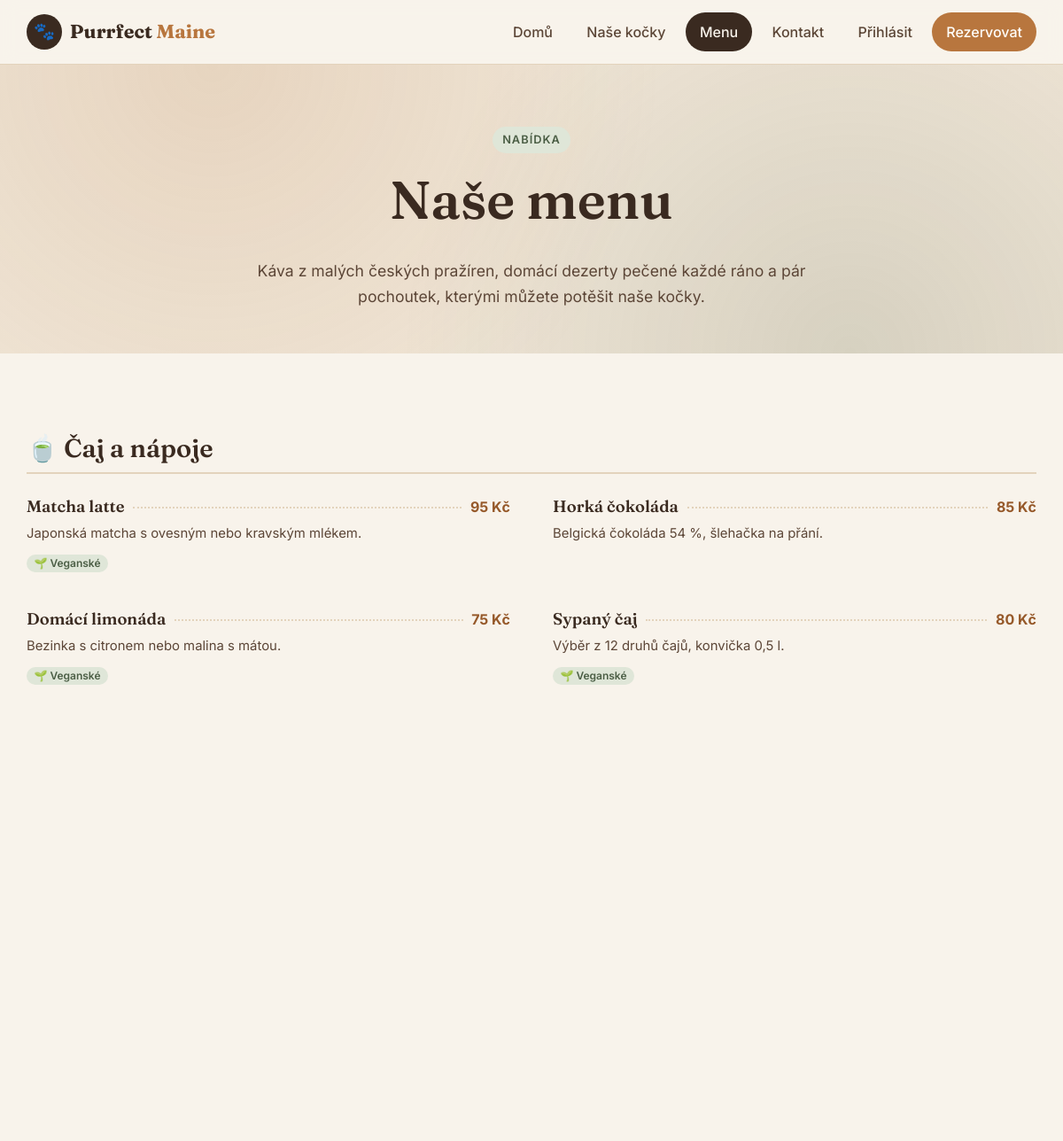
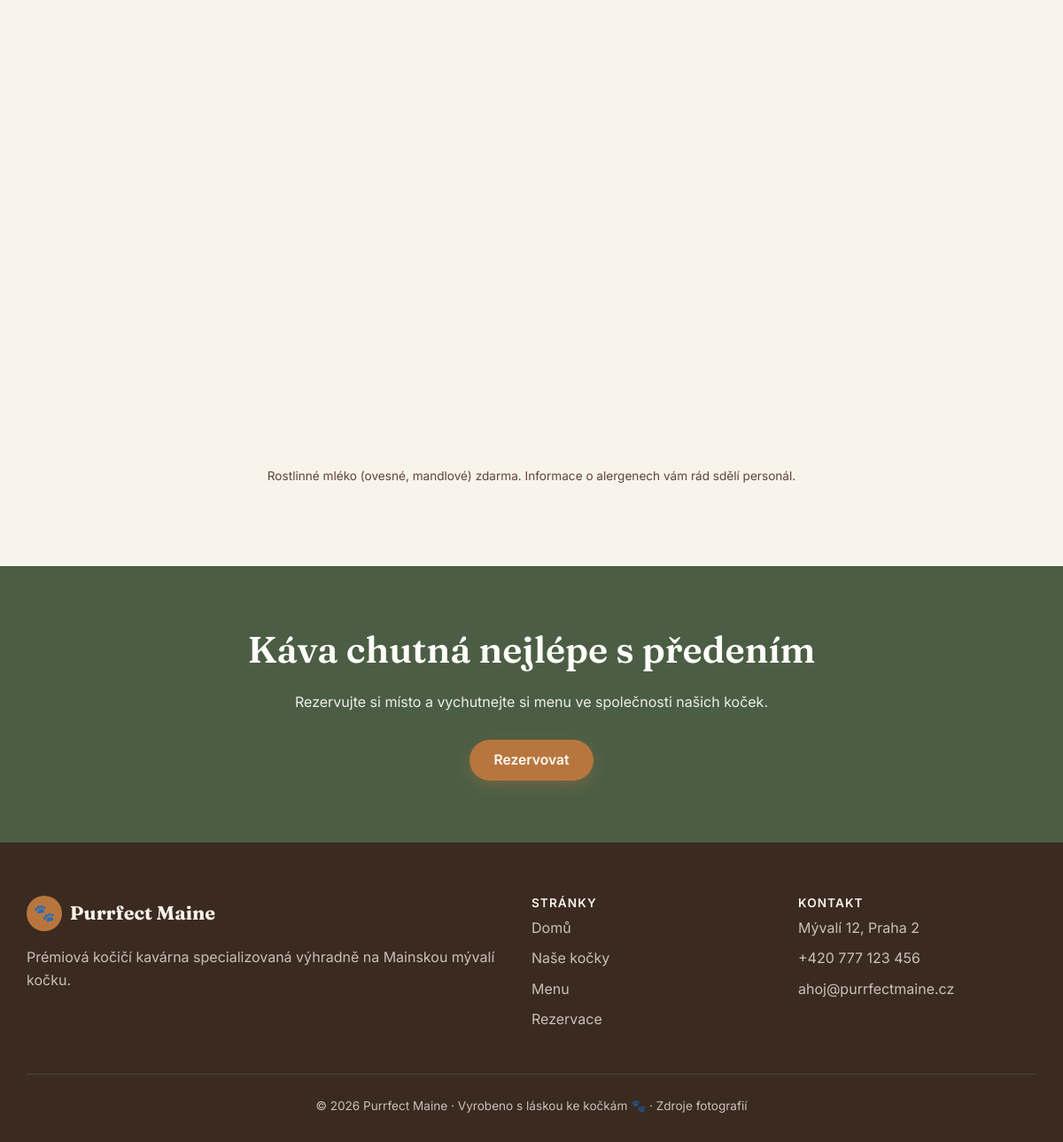
Page /menu.php on the committed database (2 pictures, top to bottom).
### tables this page shows
CREATE TABLE IF NOT EXISTS products (
  id           INT UNSIGNED AUTO_INCREMENT PRIMARY KEY,
  category     VARCHAR(60)  NOT NULL,
  name         VARCHAR(120) NOT NULL,
  description  VARCHAR(500) NOT NULL DEFAULT '',
  price        INT UNSIGNED NOT NULL,                       
  is_vegan     TINYINT(1) NOT NULL DEFAULT 0,
  is_available TINYINT(1) NOT NULL DEFAULT 1,
  sort_order   INT NOT NULL DEFAULT 0,
  created_at   DATETIME NOT NULL DEFAULT CURRENT_TIMESTAMP
);

### conn.php (called while the page is built, shortened)
<?php
class connector
{
    private $conn;
    public function __construct($host, $user, $password, $dbname)
    {
        try {
            $this->conn = new mysqli($host, $user, $password, $dbname);
            $this->conn->set_charset('utf8mb4');
        } catch (Exception $e) {
            die("Chyba: " . $e->getMessage());
        }
    }
    private function run($sql, array $params = [])
    {
        $stmt = $this->conn->prepare($sql);
        if (!$stmt->execute($params ?: null)) {
            throw new Exception("Chyba dotazu na databázi: " . $stmt->error);
        }
        return $stmt;
    }
    public function fetchAll($sql, array $params = [])
    {
        $result = $this->run($sql, $params)->get_result();
        return $result ? $result->fetch_all(MYSQLI_ASSOC) : [];
    }
}
$db = new connector("", "", "", "");

### includes/bootstrap.php (called while the page is built, shortened)
<?php
require_once __DIR__ . '/../conn.php';
function db(): connector
{
    global $db;
    return $db;
}
function e(?string $value): string
{
    return htmlspecialchars((string) $value, ENT_QUOTES | ENT_SUBSTITUTE, 'UTF-8');
}
function url(string $path = ''): string
{
    return BASE_URL . '/' . ltrim($path, '/');
}
function format_price(int|float $amount): string
{
    return number_format((float) $amount, 0, ',', ' ') . ' Kč';
}

### menu.php (the view, shortened to what this page needs)
<?php
require __DIR__ . '/includes/bootstrap.php';
$products = db()->fetchAll(
    'SELECT * FROM products WHERE is_available = 1 ORDER BY category, sort_order, name'
);
$byCategory = [];
foreach ($products as $p) {
    $byCategory[$p['category']][] = $p;
}
$categoryIcons = ['Káva' => '☕', 'Čaj a nápoje' => '🍵', 'Dezerty' => '🍰', 'Pro kočky' => '🐟'];
require __DIR__ . '/includes/header.php';
?>
  <main>
    <section class="page-hero">
      <div class="container">
        <span class="eyebrow eyebrow-green">Nabídka</span>
        <h1>Naše menu</h1>
        <p>Káva z&nbsp;malých českých pražíren, domácí dezerty pečené každé ráno a pár pochoutek, kterými můžete potěšit naše kočky.</p>
      </div>
    </section>
    <section class="section">
      <div class="container">
        <?php foreach ($byCategory as $category => $items): ?>
          <div class="menu-category reveal">
            <h2><span aria-hidden="true"><?= $categoryIcons[$category] ?? '🍽️' ?></span> <?= e($category) ?></h2>
            <div class="menu-grid">
              <?php foreach ($items as $item): ?>
                <div class="menu-item">
                  <div class="menu-item-head">
                    <h3><?= e($item['name']) ?></h3>
                    <span class="menu-dots" aria-hidden="true"></span>
                    <span class="menu-price"><?= e(format_price((int) $item['price'])) ?></span>
                  </div>
                  <?php if ($item['description']): ?>
                    <p><?= e($item['description']) ?></p>
                  <?php endif; ?>
                  <?php if ($item['is_vegan']): ?>
                    <span class="badge badge-green">🌱 Veganské</span>
                  <?php endif; ?>
                </div>
              <?php endforeach; ?>
            </div>
          </div>
        <?php endforeach; ?>
        <p class="form-note" style="text-align:center;margin-top:2rem">Rostlinné mléko (ovesné, mandlové) zdarma. Informace o alergenech vám rád sdělí personál.</p>
      </div>
    </section>
    <section class="cta-band">
      <div class="container">
        <h2>Káva chutná nejlépe s&nbsp;předením</h2>
        <p>Rezervujte si místo a vychutnejte si menu ve společnosti našich koček.</p>
        <a href="<?= e(url('booking.php')) ?>" class="btn btn-primary">Rezervovat</a>
      </div>
    </section>
  </main>
<?php require __DIR__ . '/includes/footer.php'; ?>

### style.css (style rules this page uses)
:root { --cream: #f8f3eb; --cream-dark: #efe5d6; --sand: #e3d3bc; --caramel: #b8763e; --caramel-dark: #96592a; --espresso: #3a2a20; --espresso-soft: #5c4637; --forest: #4b5e45; --forest-light: #dfe6d8; --white: #fffdf9; --danger: #a8402f; --danger-light: #f6e1dc; --font-serif: "Fraunces", Georgia, serif; --font-sans: "Inter", system-ui, -apple-system, "Segoe UI", sans-serif; --radius-sm: 8px; --radius: 16px; --radius-lg: 28px; --shadow-sm: 0 2px 8px rgba(58, 42, 32, 0.08); --shadow: 0 10px 30px rgba(58, 42, 32, 0.12); --shadow-lg: 0 20px 50px rgba(58, 42, 32, 0.18); --container: 1180px; --gutter: 20px; --header-h: 72px; --transition: 0.25s ease; }
*, *::before, *::after { box-sizing: border-box; }
html { scroll-behavior: smooth; scroll-padding-top: calc(var(--header-h) + 16px); }
body { margin: 0; font-family: var(--font-sans); font-size: 1rem; line-height: 1.65; color: var(--espresso); background: var(--cream); -webkit-font-smoothing: antialiased; }
a { color: var(--caramel-dark); }
h1, h2, h3, h4 { font-family: var(--font-serif); line-height: 1.2; margin: 0 0 0.5em; color: var(--espresso); font-weight: 600; }
h1 { font-size: clamp(2.2rem, 5vw, 3.8rem); }
h2 { font-size: clamp(1.7rem, 3.5vw, 2.6rem); }
h3 { font-size: 1.35rem; }
p { margin: 0 0 1em; }
.container { width: 100%; max-width: var(--container); margin: 0 auto; padding: 0 var(--gutter); }
.btn { display: inline-flex; align-items: center; justify-content: center; gap: 0.5em; padding: 0.85em 1.6em; border: 2px solid transparent; border-radius: 999px; font: 600 0.98rem/1 var(--font-sans); text-decoration: none; cursor: pointer; transition: background var(--transition), color var(--transition), transform var(--transition), box-shadow var(--transition); }
.btn-primary { background: var(--caramel); color: var(--white); box-shadow: 0 6px 18px rgba(184, 118, 62, 0.35); }
.eyebrow { display: inline-block; margin-bottom: 1rem; padding: 0.35em 0.9em; border-radius: 999px; font-size: 0.8rem; font-weight: 600; letter-spacing: 0.08em; text-transform: uppercase; background: rgba(233, 182, 127, 0.18); color: #e9b67f; }
.page-hero { padding: 70px 0 50px; text-align: center; background: radial-gradient(circle at 20% 0%, rgba(184, 118, 62, 0.15), transparent 50%), radial-gradient(circle at 80% 100%, rgba(75, 94, 69, 0.15), transparent 50%), var(--cream-dark); }
.page-hero p { max-width: 640px; margin: 0 auto; font-size: 1.1rem; color: var(--espresso-soft); }
.section { padding: 90px 0; }
.cta-band { padding: 70px 0; background: var(--forest); color: var(--white); text-align: center; }
.cta-band h2 { color: var(--white); }
.cta-band p { max-width: 560px; margin: 0 auto 1.8rem; opacity: 0.9; }
.form-note { margin: 0; font-size: 0.85rem; color: var(--espresso-soft); }
.eyebrow-green { background: var(--forest-light) !important; color: var(--forest) !important; }
.badge { display: inline-block; padding: 0.2em 0.7em; border-radius: 999px; background: var(--cream-dark); color: var(--espresso-soft); font: 600 0.75rem var(--font-sans); vertical-align: middle; white-space: nowrap; }
.badge-green { background: var(--forest-light); color: var(--forest); }
.menu-category { margin-bottom: 3.5rem; }
.menu-category > h2 { padding-bottom: 0.6rem; border-bottom: 2px solid var(--sand); font-size: 1.8rem; }
.menu-grid { display: grid; grid-template-columns: repeat(auto-fill, minmax(min(100%, 420px), 1fr)); gap: 1.2rem 3rem; }
.menu-item { padding: 0.6rem 0; }
.menu-item-head { display: flex; align-items: baseline; gap: 0.6rem; }
.menu-item h3 { margin: 0; font-size: 1.15rem; }
.menu-dots { flex: 1; min-width: 20px; border-bottom: 2px dotted var(--sand); transform: translateY(-4px); }
.menu-price { font-weight: 700; color: var(--caramel-dark); white-space: nowrap; }
.menu-item p { margin: 0.3rem 0 0.4rem; font-size: 0.93rem; color: var(--espresso-soft); }
.reveal { opacity: 0; transform: translateY(24px); transition: opacity 0.7s ease, transform 0.7s ease; }
.reveal.visible { opacity: 1; transform: none; }

### rows in the picture
products: name "Matcha latte", price "95 Kč", description "Japonská matcha s ovesným nebo kravským mlékem.", is_vegan "🌱 Veganské"
products: name "Horká čokoláda", price "85 Kč", description "Belgická čokoláda 54 %, šlehačka na přání."
products: name "Domácí limonáda", price "75 Kč", description "Bezinka s citronem nebo malina s mátou.", is_vegan "🌱 Veganské"
products: name "Sypaný čaj", price "80 Kč", description "Výběr z 12 druhů čajů, konvička 0,5 l.", is_vegan "🌱 Veganské"

### other values in the picture
$categoryIcons[$category] "🍵"
$category "Čaj a nápoje"
